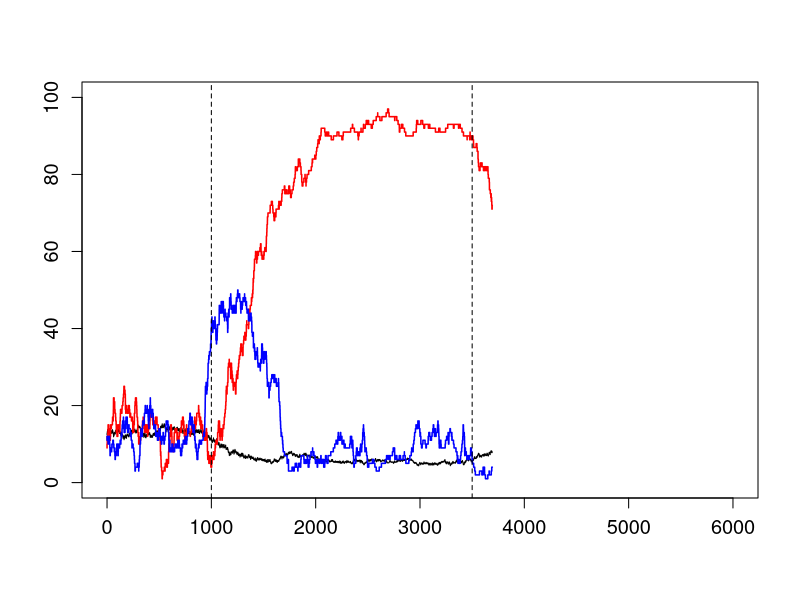

This figure's R source: (Note: a time limit stopped this script after it produced the figure.)
#-------------------------------------------------------------#
#                  Neural Network Decison Model               #
#                        Marcin Penconek                      #
#-------------------------------------------------------------#


# Model for SAT Analysis with Firing Rate Threshold

# model with random inputs speed-accuracy trade-off
# density: 0.55 i 0.36
# iterations: 100000

# fixed firing 
# 0.07
# 0.006



#----------------------------------------------
# SECTION 1: Functions
#----------------------------------------------

Grouping_variable = function() {
  
  size <- n_groups*n_size + N_size
  ggroups <- c(rep(1:n_groups, each = n_size, len = n_groups*n_size), rep(n_groups + 1, len = N_size))
  groups <- matrix(0, nrow = size, ncol = n_groups + 2)
  groups[ ,1] <- ggroups
  for(i in 1:size) {
    groups[i, ggroups[i] + 1] <- 1
  }
  return(groups)
}


#----------------------------------------------
# Defining network connections


Network_definition = function() {
  
  network_connections <- matrix(FALSE, nrow = size, ncol = size)
  u <- runif(size*size, min = 0, max = 1)
  
  for(i in 1:size) {
    for(j in 1:size) {
      if((groups[i, 1] == n_groups + 1) & (groups[j, 1] == n_groups + 1)) {
        if(u[size*(i-1) + j] < N_density) {
          network_connections[i, j] <- TRUE
        }
      } else if(groups[i, 1] == groups[j, 1]) {
        if(u[size*(i-1) + j] < n_density) {
          network_connections[i, j] <- TRUE
        }
      } else {
        if(u[size*(i-1) + j] < n_to_N_density) {
          network_connections[i, j] <- TRUE
        }
      }
    }
  }
  return(network_connections)
}


#----------------------------------------------
# Initiating the network with random inputs

Network_init = function() {
  
  prob_s <- runif(size, min = 0, max = 1)
  t <- rexp(size, rate = r_default)
  s <- logical(size)
  
  for(i in 1:size) {
    if(prob_s[i] < inhibition_level) {
      s[i] <- TRUE
      t[i] <- rexp(1, rate = r_active)
    }
    else {
      s[i] <- FALSE
    }
  }
  state <- matrix(0, nrow = size, ncol = 2)
  state[ ,1] <- s
  state[ ,2] <- t
  
  return(state)
}


#-----------------------------------------------
# Defining stimulus (non-random) - n_A, n_B can be non-integer

Stimulus_definition_non_random = function() {
  
  stimulus <- c(rep(n_A, len = to_A), numeric(n_size - to_A), 
                rep(n_B, len = to_B), numeric(n_size - to_B), numeric(size - 2*n_size))
  
  return(stimulus)
}


#-----------------------------------------------
# Defining stimulus (time-random) - VERSION #4 (n_A, n_B can be non-integer)

Stimulus_definition_t_random = function(duration, input_A, input_B) {
  
  stimulus <- matrix(0, nrow = duration, ncol = size)
  
  connect_A <- rep(1, len = to_A)
  connect_B <- rep(1, len = to_B)
  
  r_A <- rpois(duration, lambda = input_A)
  r_B <- rpois(duration, lambda = input_B)
  
  for(k in 1:duration) {
    stimulus[k, ] <- c(connect_A*r_A[k], numeric(n_size - to_A), 
                       connect_B*r_B[k], numeric(n_size - to_B), numeric(size - 2*n_size))
  }
  return(stimulus)
}




#----------------------------------------
# Network evolution function

Network_evolution = function() {
  
  current_time <- 0
  current_stimulus <- numeric(size)
  stimulus_finished <- 0
  active_groups <- numeric(n_groups + 1)

  s <- state[ ,1]
  t <- state[ ,2]
  k <- 1

  simulation <- matrix(0, nrow = number_of_iterations, ncol = (1 + n_groups + 1 + 3))

  for(j in 1:number_of_iterations) {
    
    if(current_time > event_starts & current_time < event_ends) {
      current_stimulus <- stimulus[k,]
      k <- round((current_time - event_starts)/fixed_for) + 1
    }
    
    if(stimulus_finished == 0 & current_time > event_ends) {
      current_stimulus <- numeric(size)
      stimulus_finished <- 1
    }

    # Defining the neuron with the lowest t
    # Changing its state based on the activity of other neurons it is connected to
    
    current_time <- min(t)
    for(i in 1:size) if(t[i] == current_time) { Min_i <- i }
    
    for(i in 1:(n_groups + 1)) {
      active_groups[i] <- sum(s*groups[ ,i + 1])
    }
    
    simulation[j, ] <- c(current_time, active_groups, Min_i, 0, 0)

    active <- sum(s)    
    cutoff <- (active/size)^2/inhibition_level
    
    active_connections <- sum(s*network_connections[Min_i, ])
    all_connections <- sum(network_connections[Min_i, ])
    
    change_factor <- (current_stimulus[Min_i] + active_connections)/(current_stimulus[Min_i] + all_connections)
    
    if(change_factor > cutoff) {
      s[Min_i] <- 1
      t[Min_i] <- current_time + 1/r_active
    } else {
      s[Min_i] <- 0
      t[Min_i] <- current_time + rexp(1, rate = r_default)
    }
    
    simulation[j, 6] <- s[Min_i]*(Min_i <= 100)
    simulation[j, 7] <- s[Min_i]*(Min_i > 100 & Min_i <= 200)
    
  }
  return(simulation)
}

#----------------------------------------------
# Visualization
  
Activation_plot <- function(x, y1, y2, y3, decision) {
  
  #  if(decision[1] == 1) {
  #    decision_text <- c("A won: ", decision[2])
  #  } else if(decision[1] == -1) {
  #    decision_text <- c("B won: ", decision[2])
  #  } else {
  #    decision_text <- c("", "")
  #  }
  
  if(decision[1] == 0) {
    dectext <- "" 
  } else { 
    dectext <- round(decision[2], 0)
  }
  
  
  plot(x, y3, ylim = c(0,100), xlim = c(0,6000), type = "l",  
       #xlab = "Time (ms)", ylab = "% active", 
       xlab = "", ylab = "", 
       main = "a                                                                                                                                     ", 
       cex.main = 1.5, cex.axis = 1.2)
  lines(x, y1, type = "l", col = "red", lwd=1.5)
  lines(x, y2, type = "l", col = "blue", lwd=1.5)
  legend(decision[2]-200, 105, legend = dectext, cex = 1.2, bty="n")
  if(decision[1] != 0) {abline(v = decision[2])}
  if(n_A + n_B >0) {
    abline(v = event_starts, lwd=1, lty=2)
    abline(v = event_ends, lwd=1, lty=2)
  } else {
      legend(200, 100, legend = c("A", "B"), cex = 1.5, lwd=c(3,3), col=c("red","blue"), bty = "n")
    }
}



Freq_Analysis <- function(beg_index, end_index) {
  
  A_count <- sum(simulation[beg_index:end_index, 6])
  B_count <- sum(simulation[beg_index:end_index, 7])
  time_bin <- (simulation[end_index, 1] - simulation[beg_index, 1])/1000
  
  return(c((A_count/100)/time_bin, (B_count/100)/time_bin, time_bin))
}


Which_wins_when <- function(bound) {
  
  bound_level <- 0
  bound_time <- 0
  pool_A <- 0
  pool_B <- 0
  which_wins <- 0
  
  i <- 1
  while(simulation[i, 1] < event_starts + 30) {
    i <- i + 1
  }
  freq <- Freq_Analysis(i - updates_per_30ms, i)
  
  while(max(freq[1], freq[2]) < bound & i + freq_step < number_of_iterations) {
    i <- i + freq_step
    freq <- Freq_Analysis(i - updates_per_30ms, i)
  }
  
  if(i + freq_step + 1 < number_of_iterations) { 
    bound_level <- max(freq[1], freq[2])
    bound_time <- simulation[i, 1]
    pool_A <- freq[1]
    pool_B <- freq[2]
    which_wins <- sign(freq[1] - freq[2])
  }
  
  return(c(bound_level, bound_time, pool_A, pool_B, which_wins))
}



#----------------------------------------------
# SECTION 2.PARAMETERS
#----------------------------------------------

# Network Parameters

N_size <- 800
n_groups <- 2
n_size <- 100
size <- n_groups*n_size + N_size

n_density <- 0.55
n_to_N_density <- 0.36
N_density <- 0.36


#----------------------------------------------
# Global parameters

inhibition_level <- 0.13
r_default <- 0.006
r_active <- 0.07


#----------------------------------------------
# Simulation parameters

number_of_iterations <- 55000

to_A <- 50
to_B <- 50
fixed_for <- 30

#contrast levels: 4.98%, 6.39%, 8.21%, 10.54%, 13.53%
#n_A levels: 7.8735, 7.97925, 8.11575, 8.2905, 8.51475
#modified (doubled contrasts) n_A levels: 8.247, 8.4585, 8.7315, 9.081, 9.5295


n_A <- 7
n_B <- 12 - n_A

event_starts <- 1000
event_ends <- 3500

duration <- round((event_ends - event_starts)/fixed_for + 1)

#-----------------------------------
# Parameters for Frequency Analysis

updates_per_30ms <- 440
freq_step <- 145


#------------------------------------------------
# SECTION 3: Running the model
#------------------------------------------------


for(i in 1:1) {
  
  groups <- Grouping_variable()
  network_connections <- Network_definition()
  state <- Network_init()
  s <- state[ ,1]
  t <- state[, 2]
  
  stimulus <- Stimulus_definition_t_random(duration, n_A, n_B)
  simulation <- Network_evolution()

  Activation_plot(simulation[ ,1], simulation[ ,2], simulation[ ,3], simulation[ ,4]*(100/N_size), c(0,0))

}



#------------------------------------------------
# SECTION 4: Generating a sample of simulations
#------------------------------------------------


over_time_A <- 0
over_time_B <- 0

bound_10 <- 0
bound_15 <- 0
bound_20 <- 0
bound_25 <- 0
bound_30 <- 0
bound_35 <- 0
bound_40 <- 0
bound_45 <- 0
bound_50 <- 0
bound_55 <- 0
bound_60 <- 0
bound_65 <- 0

time_10 <- 0
time_15 <- 0
time_20 <- 0
time_25 <- 0
time_30 <- 0
time_35 <- 0
time_40 <- 0
time_45 <- 0
time_50 <- 0
time_55 <- 0
time_60 <- 0
time_65 <- 0

poolA_10 <- 0
poolA_15 <- 0
poolA_20 <- 0
poolA_25 <- 0
poolA_30 <- 0
poolA_35 <- 0
poolA_40 <- 0
poolA_45 <- 0
poolA_50 <- 0
poolA_55 <- 0
poolA_60 <- 0
poolA_65 <- 0

poolB_10 <- 0
poolB_15 <- 0
poolB_20 <- 0
poolB_25 <- 0
poolB_30 <- 0
poolB_35 <- 0
poolB_40 <- 0
poolB_45 <- 0
poolB_50 <- 0
poolB_55 <- 0
poolB_60 <- 0
poolB_65 <- 0

dec_10 <- 0
dec_15 <- 0
dec_20 <- 0
dec_25 <- 0
dec_30 <- 0
dec_35 <- 0
dec_40 <- 0
dec_45 <- 0
dec_50 <- 0
dec_55 <- 0
dec_60 <- 0
dec_65 <- 0

dane <- data.frame(N_size, n_groups, n_size, n_density, n_to_N_density, N_density, 
          inhibition_level, r_default, r_active, number_of_iterations, 
          to_A, to_B, fixed_for, n_A, n_B, over_time_A, over_time_B, event_starts, event_ends, 
          bound_10, time_10, poolA_10, poolB_10, dec_10, bound_15, time_15, poolA_15, poolB_15, dec_15,
          bound_20, time_20, poolA_20, poolB_20, dec_20, bound_25, time_25, poolA_25, poolB_25, dec_25, 
          bound_30, time_30, poolA_30, poolB_30, dec_30, bound_35, time_35, poolA_35, poolB_35, dec_35, 
          bound_40, time_40, poolA_40, poolB_40, dec_40, bound_45, time_45, poolA_45, poolB_45, dec_45, 
          bound_50, time_50, poolA_50, poolB_50, dec_50, bound_55, time_55, poolA_55, poolB_55, dec_55,
          bound_60, time_60, poolA_60, poolB_60, dec_60, bound_65, time_65, poolA_65, poolB_65, dec_65)

groups <- Grouping_variable()

runs_per_contrast <- 500
lambda0 <- 15

for(l in 1:5) {
  
  #contrast levels: 4.98%, 6.39%, 8.21%, 10.54%, 13.53%
  #n_A levels: 7.8735, 7.97925, 8.11575, 8.2905, 8.51475
  #modified (doubled contrasts) n_A levels: 8.247, 8.4585, 8.7315, 9.081, 9.5295
  #n_A levels: 9.8964, 10.1502, 10.4778, 10.8972, 11.4354
  
  if(l == 1 ) {n_A <- lambda0*(1/2+4.98/100)}
  if(l == 2 ) {n_A <- lambda0*(1/2+6.39/100)}
  if(l == 3 ) {n_A <- lambda0*(1/2+8.21/100)}
  if(l == 4 ) {n_A <- lambda0*(1/2+10.54/100)}
  if(l == 5 ) {n_A <- lambda0*(1/2+13.53/100)}
  
  n_B <- lambda0 - n_A
  print("Next level started")

  for(i in 1:runs_per_contrast) {
    
    network_connections <- Network_definition()
    state <- Network_init()
    s <- state[ ,1]
    t <- state[, 2]
    
    stimulus <- Stimulus_definition_t_random(duration, n_A, n_B)
    
    over_time_A <- mean(stimulus[ ,1:100])
    over_time_B <- mean(stimulus[ ,101:200])
    
    simulation <- Network_evolution()

    win_10 <- Which_wins_when(10)
    win_15 <- Which_wins_when(15)
    win_20 <- Which_wins_when(20)
    win_25 <- Which_wins_when(25)
    win_30 <- Which_wins_when(30)
    win_35 <- Which_wins_when(35)
    win_40 <- Which_wins_when(40)
    win_45 <- Which_wins_when(45)
    win_50 <- Which_wins_when(50)
    win_55 <- Which_wins_when(55)
    win_60 <- Which_wins_when(60)
    win_65 <- Which_wins_when(65)
    
    dane[i + (l-1)*runs_per_contrast, ] <- c(N_size, n_groups, n_size, n_density, n_to_N_density, N_density, 
                   inhibition_level, r_default, r_active, number_of_iterations,
                   to_A, to_B, fixed_for, n_A, n_B, over_time_A, over_time_B, event_starts, event_ends, 
                   win_10, win_15, win_20, win_25, win_30, win_35, win_40, win_45, win_50, win_55, 
                   win_60, win_65)
    
  }
}


write.csv2(dane,'SAT_with_FR_Threshold_1.csv')




View(dane)
getwd() 

#-----------------------------------------------
